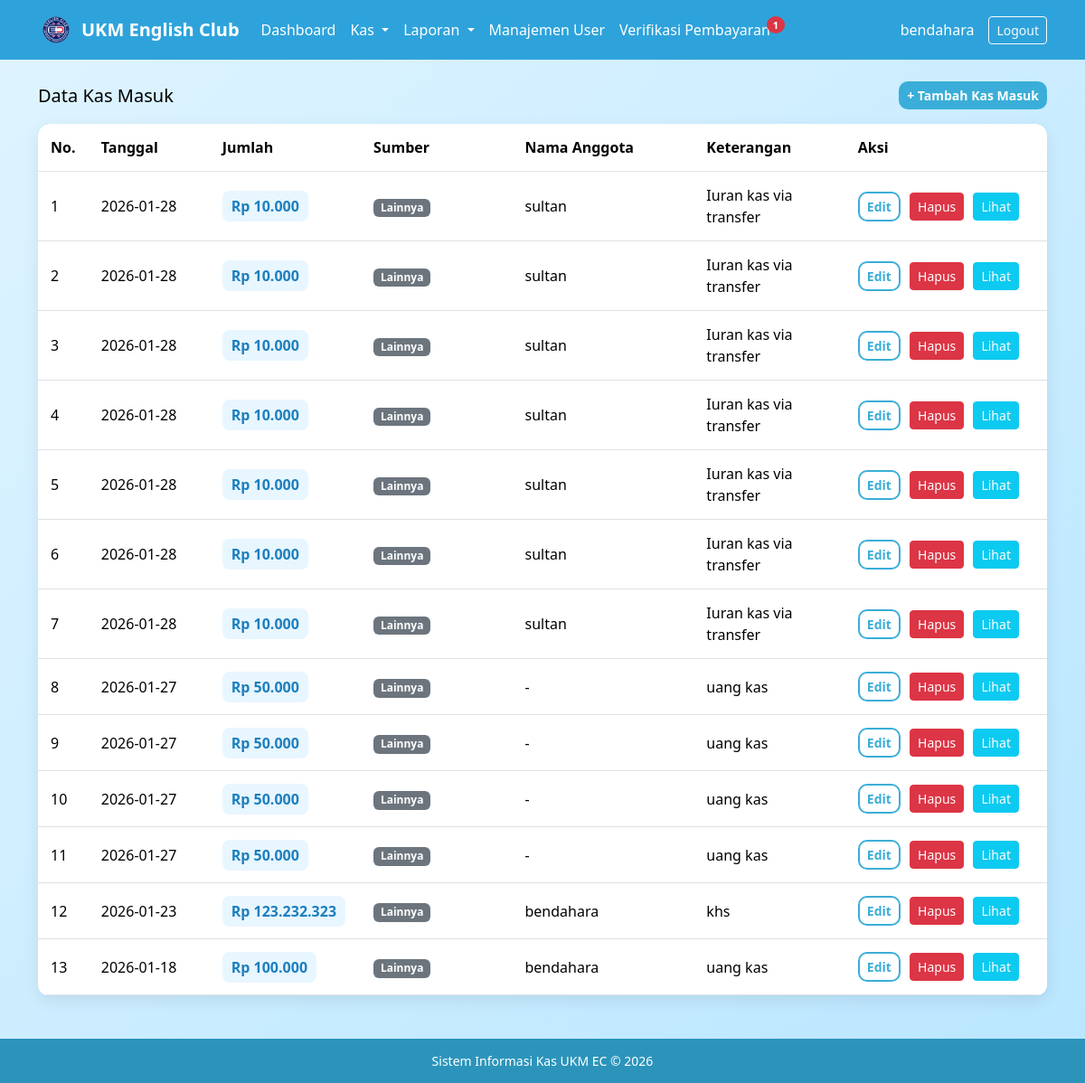
The page /kas_masuk.php (signed in) on the database its author committed.
### tables this page shows
CREATE TABLE IF NOT EXISTS `kas_masuk` (
  `id_masuk` int(11) NOT NULL AUTO_INCREMENT,
  `tanggal` date DEFAULT NULL,
  `jumlah` int(11) DEFAULT NULL,
  `sumber` enum('Iuran Anggota','Donasi','Lainnya') NOT NULL,
  `keterangan` varchar(200) DEFAULT NULL,
  `id_user` int(11) DEFAULT NULL,
  `jenis` varchar(20) DEFAULT NULL,
  PRIMARY KEY (`id_masuk`),
  KEY `kas_masuk_ibfk_1` (`id_user`)
);

CREATE TABLE IF NOT EXISTS `users` (
  `id_user` int(11) NOT NULL AUTO_INCREMENT,
  `nama` varchar(100) DEFAULT NULL,
  `username` varchar(50) DEFAULT NULL,
  `password` varchar(100) DEFAULT NULL,
  `role` enum('bendahara','anggota') DEFAULT NULL,
  PRIMARY KEY (`id_user`)
);

### kas_masuk.php (the view, shortened to what this page needs)
<?php
include 'config/koneksi.php';
$kas = mysqli_query($conn,"
    SELECT km.*, u.username
    FROM kas_masuk km
    LEFT JOIN users u ON km.id_user = u.id_user
    ORDER BY km.tanggal DESC
");
?>
<!DOCTYPE html>
<html lang="id">
<head>
<link href="https://cdn.jsdelivr.net/npm/bootstrap@5.3.2/dist/css/bootstrap.min.css" rel="stylesheet">
<link rel="stylesheet" href="assets/style.css">
</head>
<body>
<?php include 'navbar_bendahara.php'; ?>
<div class="container mt-4">
    <div class="d-flex justify-content-between align-items-center mb-3">
        <h5 class="text-black m-0">Data Kas Masuk</h5>
        <a href="tambah_masuk.php" class="btn btn-sky btn-sm">+ Tambah Kas Masuk</a>
    </div>
    <div class="card card-table">
        <div class="card-body p-0">
            <table class="table mb-0">
                <thead>
                    <tr>
                        <th width="5%">No.</th>
                        <th width="12%">Tanggal</th>
                        <th width="15%">Jumlah</th>
                        <th width="15%">Sumber</th>
                        <th width="18%">Nama Anggota</th>
                        <th>Keterangan</th>
                        <th width="20%">Aksi</th>
                    </tr>
                </thead>
                <tbody>
                <?php $no=1; while($row = mysqli_fetch_assoc($kas)){ ?>
                    <tr>
                        <td><?= $no++ ?></td>
                        <td><?= $row['tanggal'] ?></td>
                        <td>
                            <span class="badge-rp">
                                Rp <?= number_format($row['jumlah'],0,',','.') ?>
                            </span>
                        </td>
                        <td>
                            <?php if($row['jenis']=='anggota'){ ?>
                                <span class="badge bg-primary">Anggota</span>
                            <?php } else { ?>
                                <span class="badge bg-secondary">Lainnya</span>
                            <?php } ?>
                        </td>
                        <td>
                            <?= ($row['username']) ? $row['username'] : '-' ?>
                        </td>
                        <td><?= $row['keterangan'] ?></td>
                        <td class="aksi-btn">
                            <a href="edit_masuk.php?id=<?= $row['id_masuk'] ?>" class="btn btn-outline-sky btn-sm">Edit</a>
                            <a href="hapus_masuk.php?id=<?= $row['id_masuk'] ?>" class="btn btn-danger btn-sm" onclick="return confirm('Hapus data?')">Hapus</a>
                            <a href="lihat_masuk.php?id=<?= $row['id_masuk'] ?>" class="btn btn-info btn-sm text-white">Lihat</a>
                        </td>
                    </tr>
                <?php } ?>
                </tbody>
            </table>
        </div>
    </div>
</div>
<?php include 'footer.php'; ?>
</body>
</html>

### assets/style.css (style rules this page uses)
body { background: linear-gradient(135deg,#dff4ff,#b9e6ff); font-family: 'Segoe UI', Tahoma, Geneva, Verdana, sans-serif; }
.btn-sky { background-color:#3aaed8; color:white; border-radius:10px; font-weight:600; }
.btn-outline-sky { border:2px solid #3aaed8; color:#3aaed8; border-radius:10px; font-weight:600; }
.card-table { border: none; border-radius: 12px; overflow: hidden; box-shadow: 0 6px 18px rgba(0,0,0,0.08); }
.table thead { background: #2ea3db; color: white; font-weight: 600; }
.table td, .table th { vertical-align: middle; padding: 14px; }
.badge-rp { background-color: #e8f6ff; color: #1b7fbf; padding: 6px 10px; border-radius: 8px; font-weight: 600; }
.aksi-btn .btn { margin-right: 6px; }
html, body { height:100%; }
body { display:flex; flex-direction:column; }
.container { flex:1; }

### rows shown on the page
kas_masuk: tanggal "2026-01-28", jumlah "10.000", shows "Lainnya", id_user.username "sultan", keterangan "Iuran kas via transfer"
kas_masuk: tanggal "2026-01-28", jumlah "10.000", shows "Lainnya", id_user.username "sultan", keterangan "Iuran kas via transfer"
kas_masuk: tanggal "2026-01-28", jumlah "10.000", shows "Lainnya", id_user.username "sultan", keterangan "Iuran kas via transfer"
kas_masuk: tanggal "2026-01-28", jumlah "10.000", shows "Lainnya", id_user.username "sultan", keterangan "Iuran kas via transfer"
kas_masuk: tanggal "2026-01-28", jumlah "10.000", shows "Lainnya", id_user.username "sultan", keterangan "Iuran kas via transfer"
kas_masuk: tanggal "2026-01-28", jumlah "10.000", shows "Lainnya", id_user.username "sultan", keterangan "Iuran kas via transfer"
kas_masuk: tanggal "2026-01-28", jumlah "10.000", shows "Lainnya", id_user.username "sultan", keterangan "Iuran kas via transfer"
kas_masuk: tanggal "2026-01-27", jumlah "50.000", shows "Lainnya", keterangan "uang kas"
kas_masuk: tanggal "2026-01-27", jumlah "50.000", shows "Lainnya", keterangan "uang kas"
kas_masuk: tanggal "2026-01-27", jumlah "50.000", shows "Lainnya", keterangan "uang kas"
kas_masuk: tanggal "2026-01-27", jumlah "50.000", shows "Lainnya", keterangan "uang kas"
kas_masuk: tanggal "2026-01-23", jumlah "123.232.323", shows "Lainnya", id_user.username "bendahara", keterangan "khs"
kas_masuk: tanggal "2026-01-18", jumlah "100.000", shows "Lainnya", id_user.username "bendahara", keterangan "uang kas"

### other values the page prints
$notif "1"
$_SESSION['username'] "bendahara"
